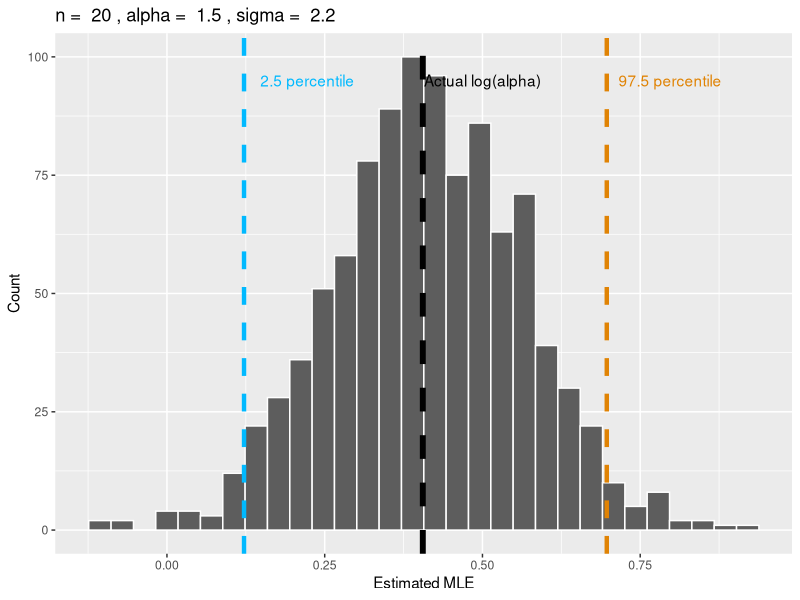
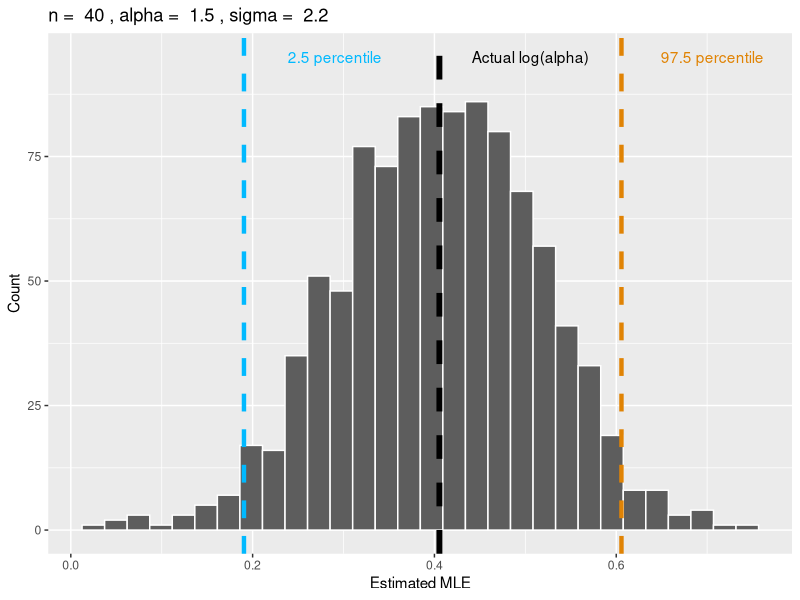
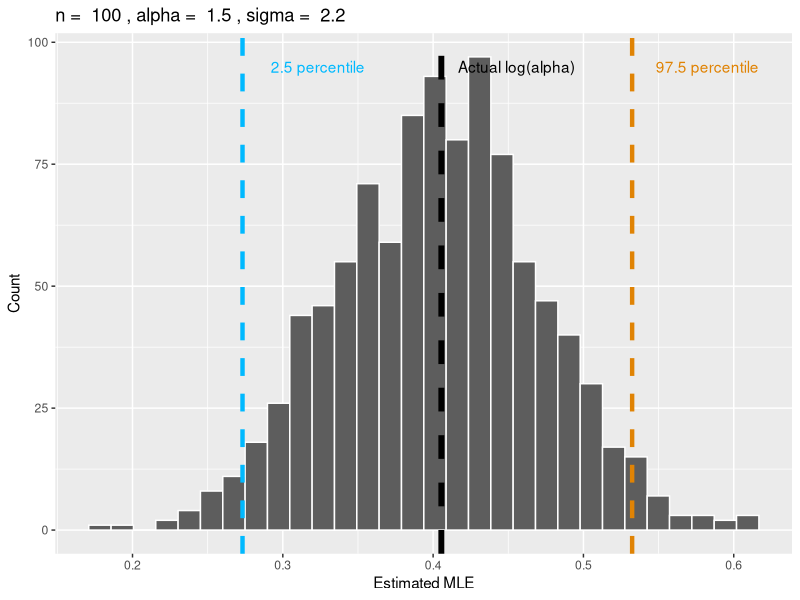

Write R code to recreate these figures, in order.
## ---- chunk 1
library(tidyverse)
## ---- chunk 2
mle <- function(log_alpha, data, sigma) {
    l = sum(log(dgamma(data, shape = exp(log_alpha), scale = sigma)))
    # print(paste("l is ", l))
    return(-l)
}
MyMLE <- function(data, sigma) {
    log_alpha_initial <- log(mean(data)^2/var(data))
    # print(paste("log alpha initial is ", log_alpha_initial))
    estimator <- optim(log_alpha_initial,
                 mle,
                 data = data,
                 sigma = sigma)
    log_alpha_hat <- estimator$par
    return(log_alpha_hat)
}
## ---- chunk 3
get_estimates <- function(n, alpha, sigma) {
    estimates <- c()
    for (i in 1:1000) {
        samples <- rgamma(n, shape = alpha, scale = sigma)
        # print(paste("some of the samples are ", samples[1:5]))
        estimates <- append(estimates, MyMLE(data = samples, sigma = sigma))
    }
    return(estimates)
}
## ---- chunk 4
n = 20
alpha = 1.5
sigma = 2.2
estimated_mle <- tibble(get_estimates(n = n, alpha = alpha, sigma = sigma))
colnames(estimated_mle) <- c("estimate")
perc_2.5 <- quantile(estimated_mle$estimate, probs = 0.025, names = FALSE)
perc_97.5 <- quantile(estimated_mle$estimate, probs = 0.975, names = FALSE)
estimated_mle %>% 
    ggplot(aes(estimate)) +
    geom_histogram(color = "white", fill = "#5D5D5D") +
    geom_vline(xintercept = log(alpha), 
               size = 2,
               linetype = "dashed") +
    annotate("text", label = "Actual log(alpha)", x = 0.5, y = 95, color = "black") +
    geom_vline(xintercept = perc_2.5, 
               color = "#00B9FF", size = 1.5, linetype = "dashed") +
    annotate("text", label = "2.5 percentile", x = perc_2.5 + 0.1, y = 95, color = "#00B9FF") +
    geom_vline(xintercept = perc_97.5, 
               color = "#E08304", size = 1.5, linetype = "dashed") +
    annotate("text", label = "97.5 percentile", x = perc_97.5 + 0.1, y = 95, color = "#E08304") +
    labs(title = paste("n = ", n, ", alpha = ", alpha, ", sigma = ", sigma),
         x = "Estimated MLE",
         y = "Count")
diff_20 <- perc_97.5 - perc_2.5
## ---- chunk 5
n = 40
alpha = 1.5
sigma = 2.2
estimated_mle <- tibble(get_estimates(n = n, alpha = alpha, sigma = sigma))
colnames(estimated_mle) <- c("estimate")
perc_2.5 <- quantile(estimated_mle$estimate, probs = 0.025, names = FALSE)
perc_97.5 <- quantile(estimated_mle$estimate, probs = 0.975, names = FALSE)
estimated_mle %>% 
    ggplot(aes(estimate)) +
    geom_histogram(color = "white", fill = "#5D5D5D") +
    geom_vline(xintercept = log(alpha), 
               size = 2,
               linetype = "dashed") +
    annotate("text", label = "Actual log(alpha)", x = log(alpha) + 0.1, y = 95, color = "black") +
    geom_vline(xintercept = perc_2.5, 
               color = "#00B9FF", size = 1.5, linetype = "dashed") +
    annotate("text", label = "2.5 percentile", x = perc_2.5 + 0.1, y = 95, color = "#00B9FF") +
    geom_vline(xintercept = perc_97.5, 
               color = "#E08304", size = 1.5, linetype = "dashed") +
    annotate("text", label = "97.5 percentile", x = perc_97.5 + 0.1, y = 95, color = "#E08304") +
    labs(title = paste("n = ", n, ", alpha = ", alpha, ", sigma = ", sigma),
         x = "Estimated MLE",
         y = "Count")
diff_40 <- perc_97.5 - perc_2.5
## ---- chunk 6
n = 100
alpha = 1.5
sigma = 2.2
estimated_mle <- tibble(get_estimates(n = n, alpha = alpha, sigma = sigma))
colnames(estimated_mle) <- c("estimate")
perc_2.5 <- quantile(estimated_mle$estimate, probs = 0.025, names = FALSE)
perc_97.5 <- quantile(estimated_mle$estimate, probs = 0.975, names = FALSE)
estimated_mle %>% 
    ggplot(aes(estimate)) +
    geom_histogram(color = "white", fill = "#5D5D5D") +
    geom_vline(xintercept = log(alpha), 
               size = 2,
               linetype = "dashed") +
    annotate("text", label = "Actual log(alpha)", x = log(alpha) + 0.05, y = 95, color = "black") +
    geom_vline(xintercept = perc_2.5, 
               color = "#00B9FF", size = 1.5, linetype = "dashed") +
    annotate("text", label = "2.5 percentile", x = perc_2.5 + 0.05, y = 95, color = "#00B9FF") +
    geom_vline(xintercept = perc_97.5, 
               color = "#E08304", size = 1.5, linetype = "dashed") +
    annotate("text", label = "97.5 percentile", x = perc_97.5 + 0.05, y = 95, color = "#E08304") +
    labs(title = paste("n = ", n, ", alpha = ", alpha, ", sigma = ", sigma),
         x = "Estimated MLE",
         y = "Count")
diff_100 <- perc_97.5 - perc_2.5
## ---- chunk 7
diff_20
diff_40
diff_100
